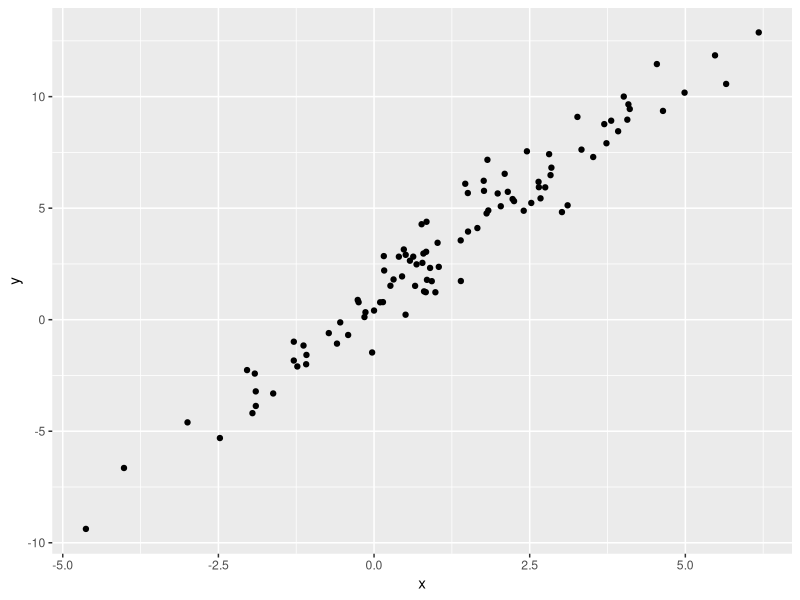

Recreate this plot in R.
## ---- chunk 1
library(tidyverse)
## ---- chunk 2
plot_df = 
  tibble(
    x=rnorm(100, mean = 1, sd = 2),
    y=1 + 2*x +rnorm(100 )
  )
## ---- chunk 3
plot_df %>% 
  ggplot(aes(x=x, y=y))+
  geom_point()
